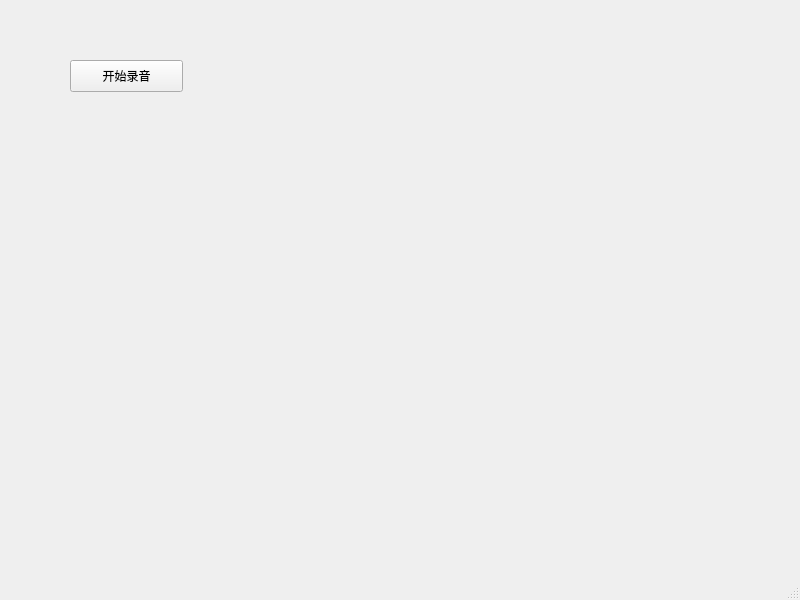
<?xml version="1.0" encoding="UTF-8"?>
<ui version="4.0">
 <class>MainWindow</class>
 <widget class="QMainWindow" name="MainWindow">
  <property name="geometry">
   <rect>
    <x>0</x>
    <y>0</y>
    <width>800</width>
    <height>600</height>
   </rect>
  </property>
  <property name="windowTitle">
   <string>MainWindow</string>
  </property>
  <widget class="QWidget" name="centralwidget">
   <widget class="QPushButton" name="audioButton">
    <property name="geometry">
     <rect>
      <x>70</x>
      <y>60</y>
      <width>113</width>
      <height>32</height>
     </rect>
    </property>
    <property name="text">
     <string>开始录音</string>
    </property>
   </widget>
  </widget>
  <widget class="QMenuBar" name="menubar">
   <property name="geometry">
    <rect>
     <x>0</x>
     <y>0</y>
     <width>800</width>
     <height>24</height>
    </rect>
   </property>
  </widget>
  <widget class="QStatusBar" name="statusbar"/>
 </widget>
 <resources/>
 <connections/>
</ui>
